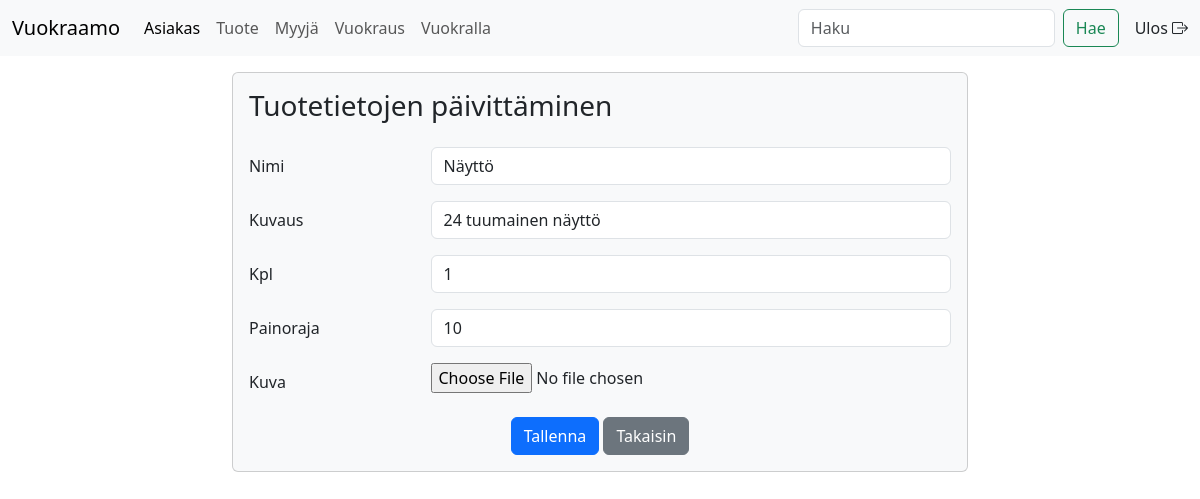
Page /paivita_tuote.php?tuoteID=4 (signed in) on the committed database.
### tables this page shows
CREATE TABLE `tuote` (
  `tuoteID` int NOT NULL,
  `nimi` varchar(100) NOT NULL,
  `kuvaus` varchar(100) NOT NULL,
  `kpl` int NOT NULL,
  `painoraja` int NOT NULL,
  `kuva` varchar(255) NOT NULL
);

### paivita_tuote.php (the view, shortened to what this page needs)
<?php
require_once 'inc/database.php';
if (!empty($_POST)) {
  $nimi = $_POST['nimi'];
  $kuvaus = $_POST['kuvaus'];
  $kpl = $_POST['kpl'];
  $painoraja = $_POST['painoraja'];
  $kuva = $_POST['kuva'];
  $tuoteID = $_POST['tuoteID'];
  $nimiError = '';
  $kuvausError = '';
  $kplError = '';
  $painorajaError = '';
  $kuvaError = '';
  $valid = true;
  if (empty($nimi)) {
    $nimiError = 'Syötä nimi';
    $valid = false;
  }
  if (empty($kuvaus)) {
    $kuvausError = 'Syötä kuvaus';
    $valid = false;
  }
  if (empty($kpl)) {
    $kplError = 'Syötä kpl';
    $valid = false;
  }
  if (empty($painoraja)) {
    $painorajaError = 'Syötä pai$painoraja';
    $valid = false;
  }
  if (empty($kuva)) {
    $kuvaError = 'Syötä kuva$kuva';
    $valid = false;
  }
  if ($valid) {
    $sql = "UPDATE tuote SET nimi = :nimi, kuvaus = :kuvaus, kpl = :kpl, painoraja = :painoraja,
     kuva = :kuva WHERE tuoteID = :tuoteID";
    $stmt = $pdo->prepare($sql);
    $stmt->bindParam(':nimi', $nimi, PDO::PARAM_STR);
    $stmt->bindParam(':kuvaus', $kuvaus, PDO::PARAM_STR);
    $stmt->bindParam(':kpl', $kpl, PDO::PARAM_STR);
    $stmt->bindParam(':painoraja', $painoraja, PDO::PARAM_STR);
    $stmt->bindParam(':kuva', $kuva, PDO::PARAM_STR);
    $stmt->bindParam(':tuoteID', $tuoteID, PDO::PARAM_INT);
    $stmt->execute();
    header("Location: tuote.php");
    exit;
  }
} else {
  $tuoteID = null;
  if (!empty($_GET['tuoteID'])) {
    $tuoteID = $_REQUEST['tuoteID'];
  }
  $sql = "SELECT * FROM tuote WHERE tuoteID = :tuoteID";
  $stmt = $pdo->prepare($sql);
  $stmt->bindParam(':tuoteID', $tuoteID, PDO::PARAM_INT);
  $stmt->execute();
  $tuote = $stmt->fetch(PDO::FETCH_OBJ);
  $nimi = $tuote->nimi;
  $kuvaus = $tuote->kuvaus;
  $kpl = $tuote->kpl;
  $painoraja = $tuote->painoraja;
}
?>
<?php
include_once 'inc/header.php';
?>
<div class="container">
  <div class="row">
    <div class="col-8 mx-auto">
      <div class="card card-body bg-light mt-3">
        <h3>Tuotetietojen päivittäminen</h3>
        <form action="<?php echo $_SERVER['PHP_SELF']; ?>" method="POST" class="mt-3">
          <div class="mb-3 row">
            <label for="nimi" class="col-sm-3 col-form-label">Nimi</label>
            <div class="col-sm-9">
              <input type="text" value="<?php echo $nimi; ?>" name="nimi" class="form-control <?php echo (!empty($nimiError)) ? 'is-invalid' : ''; ?>" id="inputNimi">
            </div>
          </div>
          <div class="mb-3 row">
            <label for="kuvaus" class="col-sm-3 col-form-label">Kuvaus</label>
            <div class="col-sm-9">
              <input type="text" value="<?php echo $kuvaus; ?>" name="kuvaus" class="form-control <?php echo (!empty($kuvausError)) ? 'is-invalid' : ''; ?>" id="inputKuvaus">
            </div>
          </div>
          <div class="mb-3 row">
            <label for="kpl" class="col-sm-3 col-form-label">Kpl</label>
            <div class="col-sm-9">
              <input type="text" value="<?php echo $kpl; ?>" name="kpl" class="form-control <?php echo (!empty($kplError)) ? 'is-invalid' : ''; ?>" id="inputKpl">
            </div>
          </div>
          <div class="mb-3 row">
            <label for="painoraja" class="col-sm-3 col-form-label">Painoraja</label>
            <div class="col-sm-9">
              <input type="text" value="<?php echo $painoraja; ?>" name="painoraja" class="form-control <?php echo (!empty($painorajaError)) ? 'is-invalid' : ''; ?>" id="inputPainoraja">
            </div>
          </div>
          <div class="mb-3 row">
            <label for="kuva" class="col-sm-3 col-form-label">Kuva</label>
            <div class="col-sm-9">
              <input type="file" value="<?php echo (!empty($_POST) && !empty($kuvaError)) ? 'is-invalid' : ''; ?>" id="kuva" name="kuva" aria-describedby="" required>
            </div>
          </div>
          <div class="col-12 text-center">
            <button class="btn btn-primary" type="submit">Tallenna</button>
            <a href="tuote.php" class="btn btn-secondary">Takaisin</a>
          </div>
        </form>
      </div>
    </div>
  </div>
</div>
<?php
include_once 'inc/footer.php';
?>

### css/carousel.css (style rules this page uses)
body { padding-bottom: 3rem; color: rgb(var(--bs-tertiary-color-rgb)); }

### rows in the picture
tuote: nimi "Näyttö", kuvaus "24 tuumainen näyttö", kpl "1", painoraja "10"
